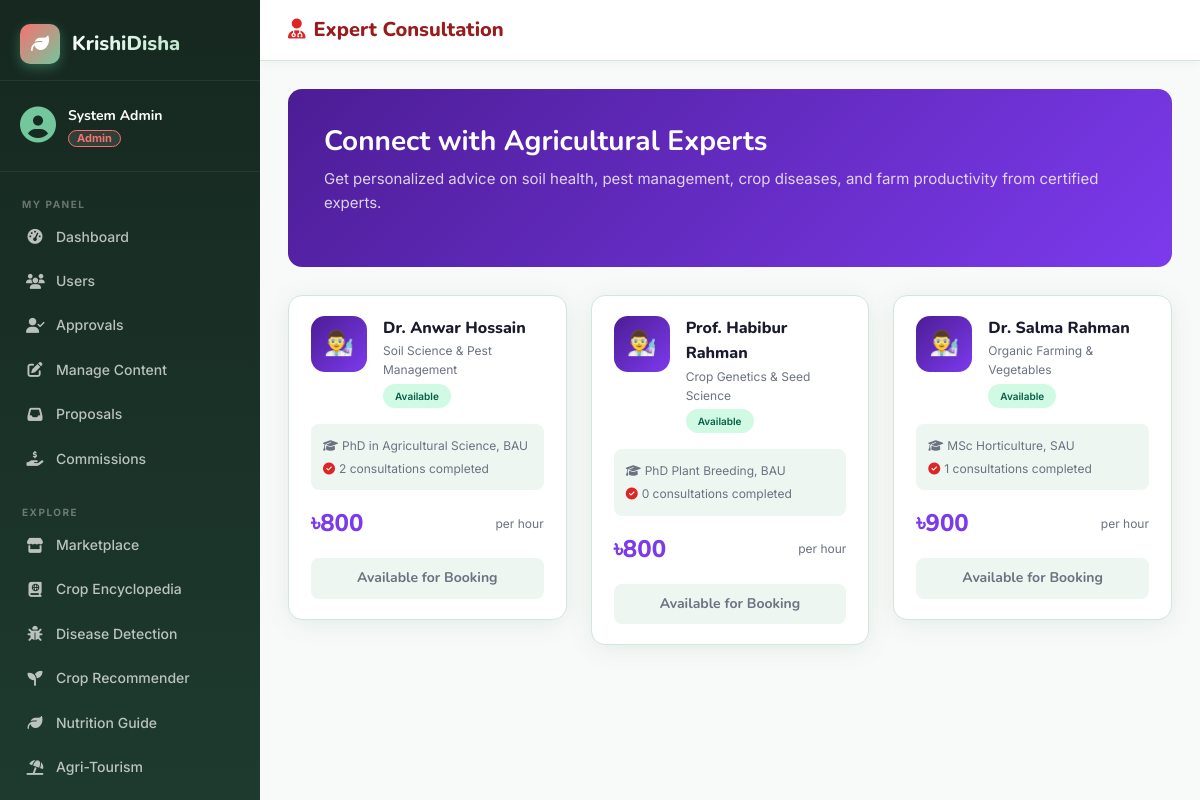
The app's page /modules/consultation.php (signed in) with its own data.
### tables this page shows
CREATE TABLE EXPERT (
    id INT AUTO_INCREMENT PRIMARY KEY,
    user_id INT NOT NULL UNIQUE,
    specialization VARCHAR(200),
    qualification VARCHAR(200),
    hourly_rate DECIMAL(10,2),
    availability ENUM('available','busy') DEFAULT 'available',
    FOREIGN KEY (user_id) REFERENCES USER(id) ON DELETE CASCADE
);

CREATE TABLE USER (
    id INT AUTO_INCREMENT PRIMARY KEY,
    name VARCHAR(100) NOT NULL,
    email VARCHAR(150) NOT NULL UNIQUE,
    password_hash VARCHAR(255) NOT NULL,
    phone VARCHAR(20),
    role ENUM('admin','farmer','dealer','tourist','cook','expert','guide','general') NOT NULL,
    status ENUM('pending','approved','suspended') NOT NULL DEFAULT 'pending',
    email_verified TINYINT(1) NOT NULL DEFAULT 0,
    profile_image VARCHAR(255) DEFAULT 'assets/images/default_avatar.png',
    created_at TIMESTAMP DEFAULT CURRENT_TIMESTAMP
);

### includes/auth_check.php (called while the page is built, shortened)
<?php
function isLoggedIn(): bool {
    return isset($_SESSION['user_id']);
}
function currentRole(): string {
    return $_SESSION['role'] ?? '';
}

### modules/consultation.php (the view, shortened to what this page needs)
<?php
require_once __DIR__ . '/../includes/auth_check.php';
require_once __DIR__ . '/../config/db.php';
$experts = $pdo->query("
    SELECT e.*, u.name, u.email, u.phone,
           (SELECT COUNT(*) FROM CONSULTATION c WHERE c.provider_id=u.id AND c.status='completed') as completed_sessions
    FROM EXPERT e
    JOIN USER u ON e.user_id=u.id
    WHERE u.status='approved'
    ORDER BY e.hourly_rate ASC
")->fetchAll();
$isAuth = isLoggedIn();
?>
<?php include __DIR__ . '/../includes/header.php'; ?>
<?php if ($isAuth): ?><div class="layout-wrapper"><?php include __DIR__ . '/../includes/sidebar.php'; ?><div class="main-content">
<?php endif; ?>
<div class="topbar">
    <div class="d-flex align-items-center gap-3">
        <div class="topbar-title"><i class="fa-solid fa-user-doctor me-2" style="color:#7c3aed;"></i>Expert Consultation</div>
    </div>
</div>
<div class="page-body">
    <div style="background:linear-gradient(135deg,#4c1d95,#7c3aed);border-radius:var(--radius);padding:36px;color:#fff;margin-bottom:28px;">
        <h3 style="color:#fff;margin-bottom:8px;">Connect with Agricultural Experts</h3>
        <p style="color:rgba(255,255,255,0.8);font-size:15px;">Get personalized advice on soil health, pest management, crop diseases, and farm productivity from certified experts.</p>
    </div>
    <div class="row g-4">
        <?php foreach ($experts as $ex): ?>
        <div class="col-md-6 col-lg-4">
            <div class="card-kd">
                <div class="card-body-kd">
                    <div class="d-flex align-items-start gap-3 mb-3">
                        <div style="width:56px;height:56px;background:linear-gradient(135deg,#4c1d95,#7c3aed);border-radius:14px;display:flex;align-items:center;justify-content:center;font-size:24px;color:#fff;flex-shrink:0;">👨‍🔬</div>
                        <div>
                            <div style="font-weight:800;font-family:'Nunito',sans-serif;font-size:16px;"><?= htmlspecialchars($ex['name']) ?></div>
                            <div style="font-size:12px;color:var(--text-muted);"><?= htmlspecialchars($ex['specialization'] ?? '') ?></div>
                            <span class="badge-kd <?= ($ex['availability']??'') === 'available' ? 'badge-success' : 'badge-warning' ?>" style="font-size:10px;margin-top:4px;"><?= ucfirst($ex['availability'] ?? 'N/A') ?></span>
                        </div>
                    </div>
                    <div style="background:var(--surface3);border-radius:8px;padding:12px;margin-bottom:14px;">
                        <div style="font-size:12px;color:var(--text-muted);margin-bottom:4px;"><i class="fa-solid fa-graduation-cap me-1"></i><?= htmlspecialchars($ex['qualification'] ?? 'N/A') ?></div>
                        <div style="font-size:12px;color:var(--text-muted);"><i class="fa-solid fa-circle-check me-1" style="color:var(--primary);"></i><?= $ex['completed_sessions'] ?> consultations completed</div>
                    </div>
                    <div style="display:flex;align-items:center;justify-content:space-between;margin-bottom:16px;">
                        <div style="font-size:24px;font-weight:800;color:#7c3aed;font-family:'Nunito',sans-serif;">৳<?= number_format($ex['hourly_rate'] ?? 0) ?></div>
                        <div style="font-size:12px;color:var(--text-muted);">per hour</div>
                    </div>
                    <?php if ($isAuth && in_array(currentRole(), ['farmer', 'general', 'tourist'])): ?>
                    <a href="/KrishiDisha/modules/book_consultation.php?provider=<?= $ex['user_id'] ?>" class="btn-kd w-100 justify-content-center" style="background:linear-gradient(135deg,#4c1d95,#7c3aed);color:#fff;padding:10px;">
                        <i class="fa-solid fa-calendar-plus"></i> Book Session
                    </a>
                    <?php elseif (!$isAuth): ?>
                    <a href="/KrishiDisha/auth/login.php" class="btn-kd btn-kd-outline w-100 justify-content-center">Login to Book</a>
                    <?php else: ?>
                    <div class="btn-kd w-100 justify-content-center" style="background:var(--surface3);color:var(--text-muted);cursor:default;">Available for Booking</div>
                    <?php endif; ?>
                </div>
            </div>
        </div>
        <?php endforeach; ?>
    </div>
</div>
<?php if ($isAuth): ?></div></div><?php else: ?></div><?php endif; ?>
<?php include __DIR__ . '/../includes/footer.php'; ?>

### assets/css/style.css (style rules this page uses)
:root { --primary: #2d6a4f; --primary-light: #52b788; --primary-dark: #1b4332; --accent: #74c69d; --accent2: #b7e4c7; --accent3: #d8f3dc; --gold: #f4a261; --gold-light: #ffd166; --danger: #e63946; --warning: #f4a261; --info: #4895ef; --dark: #0d1b14; --dark2: #162820; --dark3: #1e3a2f; --surface: #ffffff; --surface2: #f8faf9; --surface3: #eef6f1; --text: #1a1a2e; --text-muted: #6b7280; --border: #d1e7d8; --sidebar-w: 260px; --radius: 14px; --radius-sm: 8px; --shadow: 0 4px 24px rgba(45,106,79,0.10); --shadow-lg: 0 8px 40px rgba(45,106,79,0.18); --transition: 0.25s cubic-bezier(0.4,0,0.2,1); }
*, *::before, *::after { box-sizing: border-box; margin: 0; padding: 0; }
html { scroll-behavior: smooth; }
body { font-family: 'Inter', sans-serif; font-size: 15px; color: var(--text); background: var(--surface2); line-height: 1.6; }
h1,h2,h3,h4,h5,h6 { font-family: 'Nunito', sans-serif; font-weight: 700; }
.layout-wrapper { display: flex; min-height: 100vh; }
.main-content { margin-left: var(--sidebar-w); flex: 1; display: flex; flex-direction: column; min-height: 100vh; }
.topbar { background: var(--surface); border-bottom: 1px solid var(--border); padding: 14px 28px; display: flex; align-items: center; justify-content: space-between; position: sticky; top: 0; z-index: 100; box-shadow: 0 2px 12px rgba(0,0,0,0.04); }
.topbar-title { font-family: 'Nunito', sans-serif; font-size: 20px; font-weight: 800; color: var(--primary-dark); }
.topbar-title i { color: var(--primary) !important; }
.page-body { padding: 28px; flex: 1; }
.card-kd { background: var(--surface); border: 1px solid var(--border); border-radius: var(--radius); box-shadow: var(--shadow); transition: transform var(--transition), box-shadow var(--transition); overflow: hidden; }
.card-kd .card-body-kd { padding: 20px 22px; }
.btn-kd { display: inline-flex; align-items: center; gap: 8px; padding: 9px 20px; border-radius: var(--radius-sm); font-family: 'Nunito', sans-serif; font-weight: 700; font-size: 14px; border: none; cursor: pointer; transition: all var(--transition); text-decoration: none; }
.badge-kd { display: inline-flex; align-items: center; gap: 5px; padding: 4px 12px; border-radius: 20px; font-size: 12px; font-weight: 600; }
.badge-success { background: #d1fae5; color: #065f46; }

### records on screen
expert: user.name "Dr. Anwar Hossain", specialization "Soil Science & Pest Management", availability "Available", qualification "PhD in Agricultural Science, BAU", completed_sessions "2", hourly_rate "800"
expert: user.name "Prof. Habibur Rahman", specialization "Crop Genetics & Seed Science", availability "Available", qualification "PhD Plant Breeding, BAU", completed_sessions "0", hourly_rate "800"
expert: user.name "Dr. Salma Rahman", specialization "Organic Farming & Vegetables", availability "Available", qualification "MSc Horticulture, SAU", completed_sessions "1", hourly_rate "900"

### other values on screen
$userName "System Admin"
$role "Admin"
$item['label'] "Dashboard"
$item['label'] "Users"
$item['label'] "Approvals"
$item['label'] "Manage Content"
$item['label'] "Proposals"
$item['label'] "Commissions"
$item['label'] "Marketplace"
$item['label'] "Crop Encyclopedia"
$item['label'] "Disease Detection"
$item['label'] "Crop Recommender"
$item['label'] "Nutrition Guide"
$item['label'] "Agri-Tourism"
